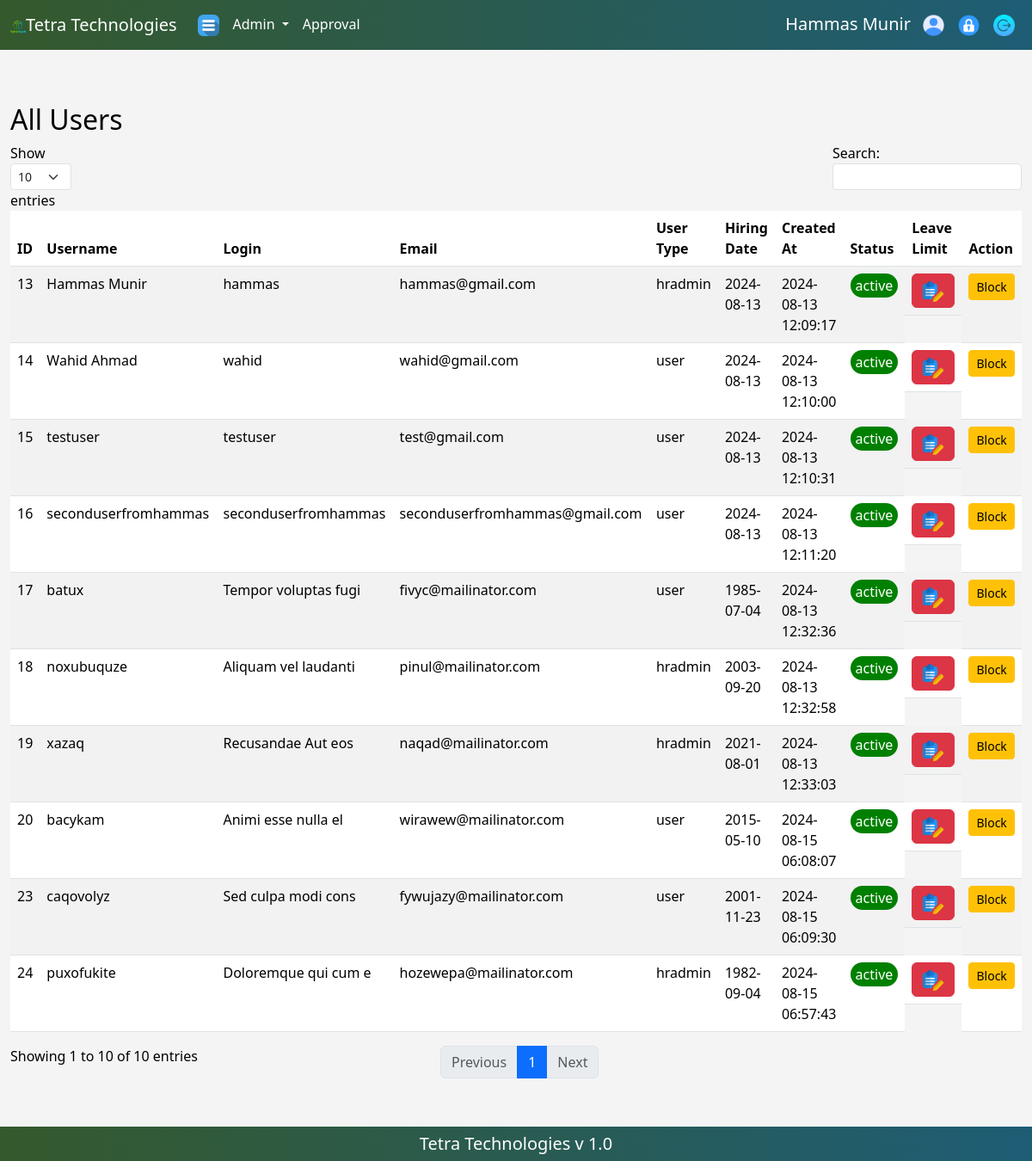
Screenshot of /adminuserlist.php (signed in) with the database file from the repository.
### tables this page shows
CREATE TABLE `users` (
  `id` int(11) NOT NULL,
  `username` varchar(50) NOT NULL,
  `login` varchar(50) NOT NULL,
  `email` varchar(100) NOT NULL,
  `password` varchar(255) NOT NULL,
  `user_type` enum('admin','hradmin','user') NOT NULL,
  `hiring_date` date NOT NULL,
  `created_at` timestamp NOT NULL DEFAULT current_timestamp(),
  `status` enum('active','blocked') NOT NULL DEFAULT 'active',
  `leave_limit` int(11) DEFAULT 0,
  `leave_start_date` date DEFAULT NULL,
  `leave_end_date` date DEFAULT NULL
);

### adminuserlist.php (the view, shortened to what this page needs)
<?php
require 'config.php';
$stmt = $conn->prepare("SELECT id, username, login, email, user_type, hiring_date, created_at, status, leave_limit, leave_start_date, leave_end_date
                        FROM users WHERE user_type != 'admin'");
$stmt->execute();
$result = $stmt->get_result();
?>
<?php include_once 'partials/admin/navbar.php'; ?>
<section class="container-fluid" style="padding: 60px 0 40px 0;">
   <div class="container-fluid">
   <h2>All Users</h2>
    <table id="admindatatable" class="table table-striped" style="width:100%">
        <thead>
            <tr>
                <th>ID</th>
                <th>Username</th>
                <th>Login</th>
                <th>Email</th>
                <th>User Type</th>
                <th>Hiring Date</th>
                <th>Created At</th>
                <th>Status</th>
                <th>Leave Limit</th>
                <th>Action</th>
            </tr>
        </thead>
        <tbody>
            <?php while ($row = $result->fetch_assoc()): ?>
                <?php
                $statusClass = '';
                if ($row['status'] == 'active') {
                    $statusClass = 'bg-green text-white';
                } elseif ($row['status'] == 'blocked') {
                    $statusClass = 'bg-red text-white';
                }
                ?>
                <tr>
                    <td><?php echo htmlspecialchars($row['id']); ?></td>
                    <td><?php echo htmlspecialchars($row['username']); ?></td>
                    <td><?php echo htmlspecialchars($row['login']); ?></td>
                    <td><?php echo htmlspecialchars($row['email']); ?></td>
                    <td><?php echo htmlspecialchars($row['user_type']); ?></td>
                    <td><?php echo htmlspecialchars($row['hiring_date']); ?></td>
                    <td><?php echo htmlspecialchars($row['created_at']); ?></td>
                    <td>
                        <div class="<?php echo $statusClass; ?>"><?php echo htmlspecialchars($row['status']); ?></div>
                    </td>
                    <td class="d-flex justify-content-center align-items-center">
                        <button type="button" class="btn btn-danger" data-bs-toggle="modal" data-bs-target="#leavelimitModal"
                            data-userid="<?php echo htmlspecialchars($row['id']); ?>"
                            data-leavelimit="<?php echo htmlspecialchars($row['leave_limit']); ?>"
                            data-leavestartdate="<?php echo htmlspecialchars($row['leave_start_date']); ?>"
                            data-leaveenddate="<?php echo htmlspecialchars($row['leave_end_date']); ?>">
                            <img src="images/icons/edit.png" width="24px" height="24px">
                        </button>
                    </td>
                    <td>
                        <?php if ($row['status'] == 'active'): ?>
                            <form method="post" action="">
                                <button type="submit" name="action" value="block" class="btn btn-warning btn-sm">Block</button>
                            </form>
                        <?php endif; ?>
                    </td>
                </tr>
            <?php endwhile; ?>
        </tbody>
    </table>
   </div>
</section>
<?php include_once 'partials/admin/footer.php'; ?>

### partials/admin/navbar.php (shortened to what this page needs)
<?php
include 'config.php';
$userId = $_SESSION['user_id'];
$stmt = $conn->prepare("SELECT username FROM users WHERE id = ?");
$stmt->bind_param('i', $userId);
$stmt->execute();
$stmt->bind_result($username);
?>
<!DOCTYPE html>
<html lang="en">
<head>
    <link href="https://cdn.jsdelivr.net/npm/bootstrap@5.3.3/dist/css/bootstrap.min.css" rel="stylesheet">
    <link rel="stylesheet" type="text/css" href="../../css/style.css">
</head>
<body>
    <nav class="navbar navbar-expand-lg  fixed-top">
        <div class="container-fluid">
            <span><img src="images/icons/brand.png"></span><a class="navbar-brand text-white" href="#">Tetra Technologies</a>
            <div class="collapse navbar-collapse" id="navbarNavDropdown">
                <ul class="navbar-nav">
                    <li class="nav-item">
                        <a class="nav-link text-white" href="admin.php"><img src="images/icons/menu.png" width="25px" height="25px"></a>
                    </li>
                    <li class="nav-item dropdown">
                        <a class="nav-link dropdown-toggle text-white" href="#" role="button" data-bs-toggle="dropdown" aria-expanded="false">
                            Admin
                        </a>
                    </li>
                    <li class="nav-item">
                        <a class="nav-link text-white" href="adminapproval.php">
                            Approval
                        </a>
                    </li>
                </ul>
                <ul class="navbar-nav ms-auto">
                    <li class="nav-item text-white d-flex justify-content-center align-items-center" style="margin: 5px 6px 0 0 ;">
                        <h5><?php echo $username; ?></h5>
                    </li>
                    <li class="nav-item">
                        <a class="nav-link text-white" href="profile.php"><img src="images/icons/profile.png" width="25px" height="25px"></a>
                    </li>
                    <li class="nav-item">
                        <a class="nav-link text-white" href="#" data-bs-toggle="modal" data-bs-target="#changePasswordModal"><img src="images/icons/password.png" width="25px" height="25px"></a>
                    </li>
                    <li class="nav-item">
                        <a class="nav-link text-white" href="logout.php"><img src="images/icons/logout.png" width="25px" height="25px"></a>
                    </li>
                </ul>
            </div>
        </div>
    </nav>

### partials/admin/footer.php (shortened to what this page needs)
<section class="footer">
    <div class="container-fluid fixed-bottom">
        <div class="row">
            <div class="col-12" style="padding: 8px 0 0 0;">
                <h5 class="d-flex justify-content-center align-items-center text-white">Tetra Technologies v 1.0</h5>
            </div>
        </div>
    </div>
</section>
</body>
</html>

### partials/admin/navbar.php (style rules this page uses)
body { padding: 60px 0 40px 0; background: #f4f4f4; color: black; }
nav { background: linear-gradient(to right, #35592d, #1e5d75) !important; color: #fff; }
.bg-green { background-color: green !important; border-radius: 20px; padding: 2px 6px; text-align: center; }
.footer .col-12 { box-shadow: 10px -5px 0 0 rgba(0, 0, 0, 0.3s); background: linear-gradient(to right, #35592d, #1e5d75) !important; }

### rows the page displays
users: username "Hammas Munir", id "13", login "hammas", email "hammas@gmail.com", user_type "hradmin", hiring_date "2024-08-13", created_at "2024-08-13 12:09:17", status "active"
users: id "14", username "Wahid Ahmad", login "wahid", email "wahid@gmail.com", user_type "user", hiring_date "2024-08-13", created_at "2024-08-13 12:10:00", status "active"
users: id "15", username "testuser", login "testuser", email "test@gmail.com", user_type "user", hiring_date "2024-08-13", created_at "2024-08-13 12:10:31", status "active"
users: id "16", username "seconduserfromhammas", login "seconduserfromhammas", email "seconduserfromhammas@gmail.com", user_type "user", hiring_date "2024-08-13", created_at "2024-08-13 12:11:20", status "active"
users: id "17", username "batux", login "Tempor voluptas fugi", email "fivyc@mailinator.com", user_type "user", hiring_date "1985-07-04", created_at "2024-08-13 12:32:36", status "active"
users: id "18", username "noxubuquze", login "Aliquam vel laudanti", email "pinul@mailinator.com", user_type "hradmin", hiring_date "2003-09-20", created_at "2024-08-13 12:32:58", status "active"
users: id "19", username "xazaq", login "Recusandae Aut eos", email "naqad@mailinator.com", user_type "hradmin", hiring_date "2021-08-01", created_at "2024-08-13 12:33:03", status "active"
users: id "20", username "bacykam", login "Animi esse nulla el", email "wirawew@mailinator.com", user_type "user", hiring_date "2015-05-10", created_at "2024-08-15 06:08:07", status "active"
users: id "23", username "caqovolyz", login "Sed culpa modi cons", email "fywujazy@mailinator.com", user_type "user", hiring_date "2001-11-23", created_at "2024-08-15 06:09:30", status "active"
users: id "24", username "puxofukite", login "Doloremque qui cum e", email "hozewepa@mailinator.com", user_type "hradmin", hiring_date "1982-09-04", created_at "2024-08-15 06:57:43", status "active"
